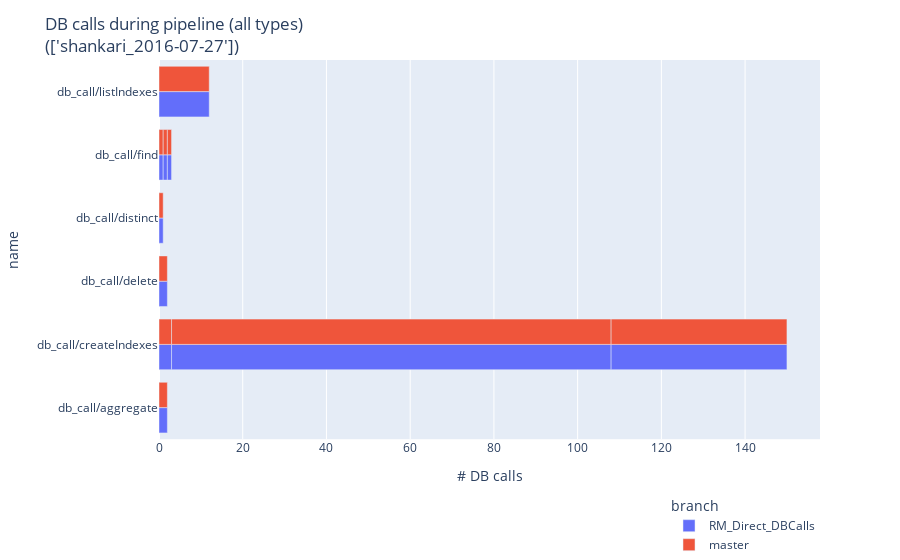
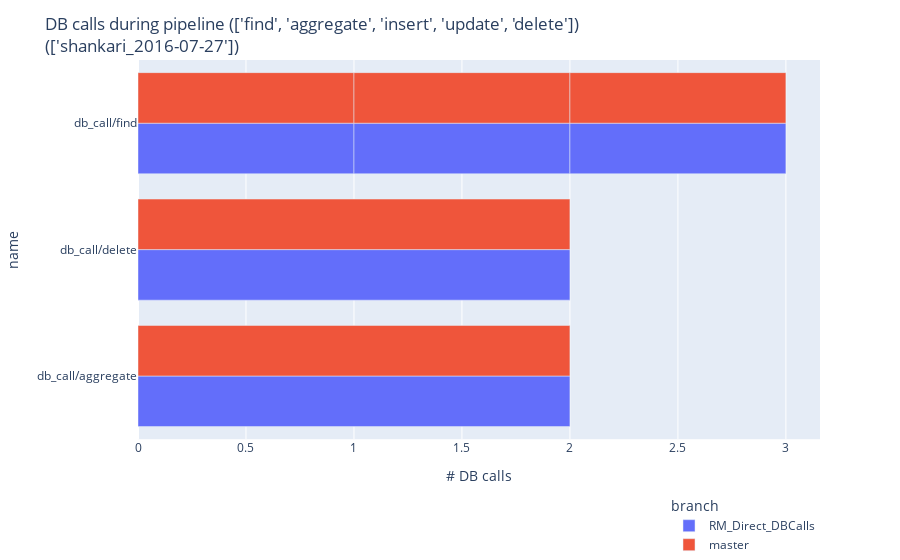

Here is the notebook cell these charts were saved with, in order:
### Code cell
plot_runtimes(
    pipeline_stages_df,
    y='branch',
    color='branch',
    pattern_shape='name',
    barmode='stack',
    title='Pipeline runtimes, overall',
)

plot_runtimes(
    pipeline_stages_df,
    title='Pipeline runtimes by stage',
)

df = plot_db_calls_by_name(
    pipeline_stats_df[pipeline_stats_df['name'].str.startswith('db_call/')],
    title='DB calls during pipeline (all types)'
)
display(df[(df['name'] == 'db_call/createIndexes') & (df['branch'] == 'master')][['reading', 'count']])


plot_db_calls_by_stage(
    pipeline_stats_df[pipeline_stats_df['name'].str.startswith('db_call/')],
    title='DB calls during pipeline by stage (all types)'
)

NON_INDEX_DB_CMDS = ['find', 'aggregate', 'insert', 'update', 'delete']

plot_db_calls_by_name(
    pipeline_stats_df[
        pipeline_stats_df['name'].isin([f'db_call/{n}' for n in NON_INDEX_DB_CMDS])
    ],
    title=f'DB calls during pipeline ({NON_INDEX_DB_CMDS})'
)

plot_db_calls_by_stage(
    pipeline_stats_df[
        pipeline_stats_df['name'].isin([f'db_call/{n}' for n in NON_INDEX_DB_CMDS])
    ],
    title=f'DB calls during pipeline by stage ({NON_INDEX_DB_CMDS})'
)

### Figure 1 — Plotly figure (JSON) as saved in the notebook; plotly's stock layout.template omitted (floating-point values rounded to 4 significant figures)
{"data": [{"customdata": [["['_del_entries_for_query'<br> 'reset_user_to_start'<br> '<module>']"], ["['<module>']"], ["['_del_entries_for_query'<br> 'reset_user_to_start'<br> '<module>']"], ["['reset_user_to_start'<br> '<module>']"], ["['delete_many'<br> '_del_entries_for_query'<br> 'reset_user_to_start'<br> '<module>']"], ["['_del_entries_for_query'<br> 'reset_user_to_start'<br> '<module>']"], ["['find_one'<br> 'fromEmail'<br> '<listcomp>'<br> '_email_2_user_list'<br> '_get_user_list'<br> '<module>']"], ["['find_one'<br> 'fromEmail'<br> '<module>']"], ["['find_one'<br> 'run_intake_pipeline_for_user'<br> 'run_intake_pipeline'<br> '<module>']"], ["['_create_analysis_result_indices'<br> 'get_analysis_timeseries_db'<br> '_del_entries_for_query'<br> 'reset_user_to_start'<br> '<module>']"]], "hovertemplate": "branch=RM_Direct_DBCalls<br>count=%{x}<br>name=%{y}<br>reading_wrapped=%{customdata[0]}<extra></extra>", "legendgroup": "RM_Direct_DBCalls", "marker": {"color": "#636efa", "pattern": {"shape": ""}}, "name": "RM_Direct_DBCalls", "orientation": "h", "showlegend": true, "textposition": "auto", "type": "bar", "x": [2, 3, 105, 42, 2, 1, 1, 1, 1, 12], "xaxis": "x", "y": ["db_call/aggregate", "db_call/createIndexes", "db_call/createIndexes", "db_call/createIndexes", "db_call/delete", "db_call/distinct", "db_call/find", "db_call/find", "db_call/find", "db_call/listIndexes"], "yaxis": "y"}, {"customdata": [["['_del_entries_for_query'<br> 'reset_user_to_start'<br> '<module>']"], ["['<module>']"], ["['_del_entries_for_query'<br> 'reset_user_to_start'<br> '<module>']"], ["['reset_user_to_start'<br> '<module>']"], ["['delete_many'<br> '_del_entries_for_query'<br> 'reset_user_to_start'<br> '<module>']"], ["['_del_entries_for_query'<br> 'reset_user_to_start'<br> '<module>']"], ["['find_one'<br> 'fromEmail'<br> '<listcomp>'<br> '_email_2_user_list'<br> '_get_user_list'<br> '<module>']"], ["['find_one'<br> 'fromEmail'<br> '<module>']"], ["['find_one'<br> 'run_intake_pipeline_for_user'<br> 'run_intake_pipeline'<br> '<module>']"], ["['_create_analysis_result_indices'<br> 'get_analysis_timeseries_db'<br> '_del_entries_for_query'<br> 'reset_user_to_start'<br> '<module>']"]], "hovertemplate": "branch=master<br>count=%{x}<br>name=%{y}<br>reading_wrapped=%{customdata[0]}<extra></extra>", "legendgroup": "master", "marker": {"color": "#EF553B", "pattern": {"shape": ""}}, "name": "master", "orientation": "h", "showlegend": true, "textposition": "auto", "type": "bar", "x": [2, 3, 105, 42, 2, 1, 1, 1, 1, 12], "xaxis": "x", "y": ["db_call/aggregate", "db_call/createIndexes", "db_call/createIndexes", "db_call/createIndexes", "db_call/delete", "db_call/distinct", "db_call/find", "db_call/find", "db_call/find", "db_call/listIndexes"], "yaxis": "y"}], "layout": {"barmode": "group", "legend": {"title": {"text": "branch"}, "tracegroupgap": 0, "x": 1, "xanchor": "right", "y": 0, "yref": "container"}, "margin": {"t": 60}, "title": {"text": "DB calls during pipeline (all types)<br>(['shankari_2016-07-27'])"}, "xaxis": {"anchor": "y", "domain": [0, 1], "title": {"text": "# DB calls"}}, "yaxis": {"anchor": "x", "domain": [0, 1], "title": {"text": "name"}}}}

### Figure 2 — Plotly figure (JSON) as saved in the notebook; plotly's stock layout.template omitted (floating-point values rounded to 4 significant figures)
{"data": [{"customdata": [["['_del_entries_for_query'<br> 'reset_user_to_start'<br> '<module>']"], ["['delete_many'<br> '_del_entries_for_query'<br> 'reset_user_to_start'<br> '<module>']"], ["['find_one'<br> 'fromEmail'<br> '<listcomp>'<br> '_email_2_user_list'<br> '_get_user_list'<br> '<module>']"], ["['find_one'<br> 'fromEmail'<br> '<module>']"], ["['find_one'<br> 'run_intake_pipeline_for_user'<br> 'run_intake_pipeline'<br> '<module>']"]], "hovertemplate": "branch=RM_Direct_DBCalls<br>count=%{x}<br>name=%{y}<br>reading_wrapped=%{customdata[0]}<extra></extra>", "legendgroup": "RM_Direct_DBCalls", "marker": {"color": "#636efa", "pattern": {"shape": ""}}, "name": "RM_Direct_DBCalls", "orientation": "h", "showlegend": true, "textposition": "auto", "type": "bar", "x": [2, 2, 1, 1, 1], "xaxis": "x", "y": ["db_call/aggregate", "db_call/delete", "db_call/find", "db_call/find", "db_call/find"], "yaxis": "y"}, {"customdata": [["['_del_entries_for_query'<br> 'reset_user_to_start'<br> '<module>']"], ["['delete_many'<br> '_del_entries_for_query'<br> 'reset_user_to_start'<br> '<module>']"], ["['find_one'<br> 'fromEmail'<br> '<listcomp>'<br> '_email_2_user_list'<br> '_get_user_list'<br> '<module>']"], ["['find_one'<br> 'fromEmail'<br> '<module>']"], ["['find_one'<br> 'run_intake_pipeline_for_user'<br> 'run_intake_pipeline'<br> '<module>']"]], "hovertemplate": "branch=master<br>count=%{x}<br>name=%{y}<br>reading_wrapped=%{customdata[0]}<extra></extra>", "legendgroup": "master", "marker": {"color": "#EF553B", "pattern": {"shape": ""}}, "name": "master", "orientation": "h", "showlegend": true, "textposition": "auto", "type": "bar", "x": [2, 2, 1, 1, 1], "xaxis": "x", "y": ["db_call/aggregate", "db_call/delete", "db_call/find", "db_call/find", "db_call/find"], "yaxis": "y"}], "layout": {"barmode": "group", "legend": {"title": {"text": "branch"}, "tracegroupgap": 0, "x": 1, "xanchor": "right", "y": 0, "yref": "container"}, "margin": {"t": 60}, "title": {"text": "DB calls during pipeline (['find', 'aggregate', 'insert', 'update', 'delete'])<br>(['shankari_2016-07-27'])"}, "xaxis": {"anchor": "y", "domain": [0, 1], "title": {"text": "# DB calls"}}, "yaxis": {"anchor": "x", "domain": [0, 1], "title": {"text": "name"}}}}
